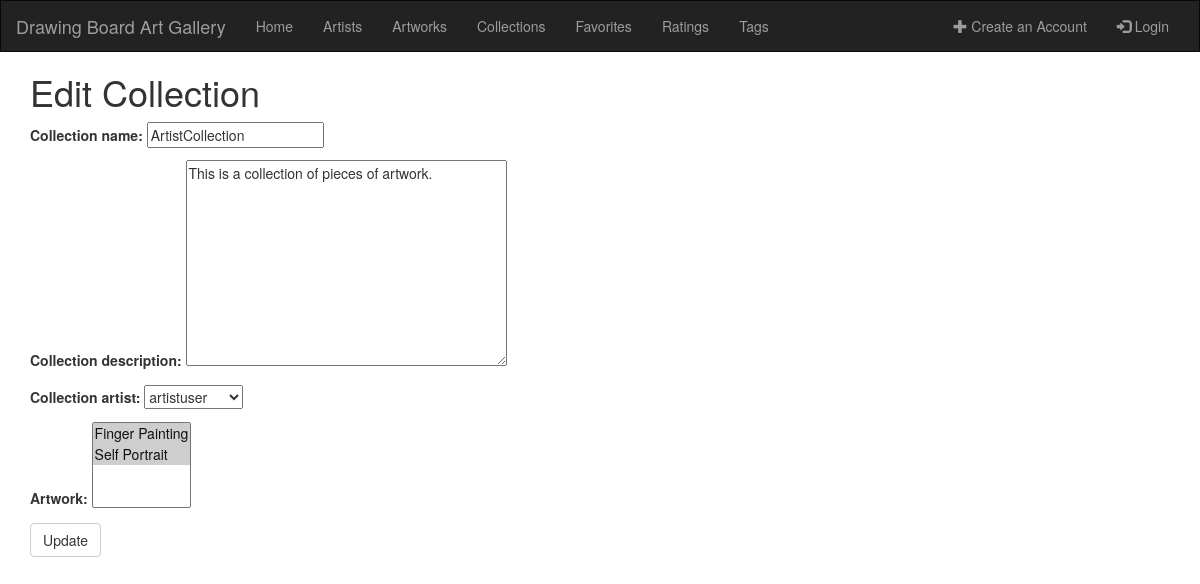
Before: /collection/2/edit/ with the older database file.
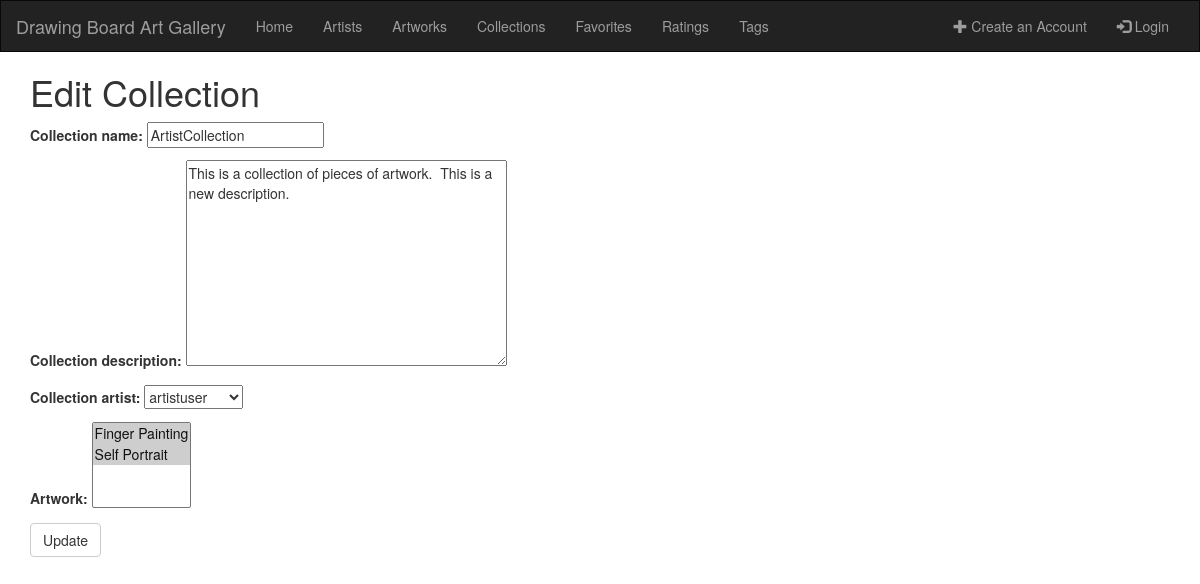
After: the same page with the newer database file.
### gallery/models.py (models this page shows, shortened)
class Collection(models.Model):
    collection_name = models.CharField(max_length=200)
    collection_description = models.TextField(max_length=280, null=True, blank=True)
    collection_artist = models.ForeignKey('Artist', on_delete=models.CASCADE)
    artwork = models.ManyToManyField(Artwork, blank=True)

### gallery/views.py (the view)
# urls.py: path('collection/<int:pk>/edit/', views.collection_edit, name='collection_edit'),
def collection_edit(request, pk):
    collection = get_object_or_404(Collection, pk=pk)
    if request.method == "POST":
        form = CollectionForm(request.POST, request.FILES, instance=collection)
        if form.is_valid():
            collection = form.save(commit=False)
            collection.updated_date = timezone.now()
            collection.save()
            return redirect('gallery:collection_list')
    else:
        form = CollectionForm(instance=collection)
    return render(request, 'gallery/collection_edit.html', {'form': form})

### gallery/forms.py
class CollectionForm(forms.ModelForm):
    class Meta:
        model = Collection
        fields = ('collection_name', 'collection_description', 'collection_artist', 'artwork')

### gallery/models.py (called while the page is built)
    def __str__(self):
        return f'{self.user}'

    def __str__(self):
        return f'{self.artwork_title}'

### gallery/templates/gallery/collection_edit.html (shortened to what this page needs)
<!DOCTYPE html>
{% extends 'gallery/base.html' %}
{% block content %}
    <h1>Edit Collection</h1>
    <form method="POST" enctype="multipart/form-data" class="collection_form">{% csrf_token %}
        {{ form.as_p }}
        <button type="submit" class="save btn btn-default">Update</button>
    </form>
{% endblock %}

Changed rows visible on the page:
changed Collection "ArtistCollection": collection_description "This is a collection of pieces of artwork." → "This is a collection of pieces of artwork. This is a new description."
